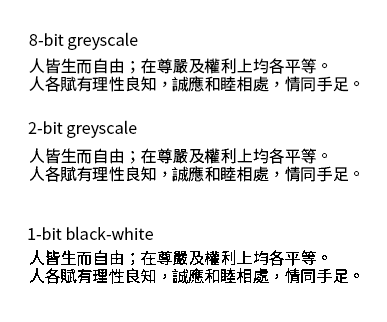
#> input picture spatial_transformation/2.png, 387 x 322 px
$ python HW1.py   (Python 2 division)
#> lines starting #> are read from the running program, lines starting #| are printed output that depends on the picture
from PIL import Image
import numpy as np
from numpy import *
import matplotlib.pyplot as plt
import math

# shear function
# [22 lines left out: function shear, not called in this run]
	# img.show()

# rotation function
def rotation(theta):
	global img_o # origional image
	global img
	col,row = img_o.size
	# rotation matrix
	r = np.array([[np.cos(np.deg2rad(theta)), -np.sin(np.deg2rad(theta))],
				  [np.sin(np.deg2rad(theta)),np.cos(np.deg2rad(theta))]])
	# inverse rotation matrix
	ri = np.linalg.inv(r)

	c_col = math.floor(col/2) # centrol column of image
	c_row = math.floor(row/2) # centrol row of image
	newImage_list = np.empty((row, col),dtype=np.uint8)

	for i in range(0,row):
	    for j in range(0,col):
	    	i1 = i - c_row # distance between every pixel and centrol
	    	j1 = j - c_col # distance between every pixel and centrol
	    	m = [j1, i1]
	    	c = np.dot(m,ri)
	    	i1 = round((c[1] + c_row),0)
	    	j1 = round((c[0] + c_col),0)
	    	if j1+dh >= col or j1+dh < 0 or i1+dv >= row or i1+dv < 0:
	    		newImage_list[i][j] = 0
	    	else:
	    		newImage_list[i][j] = img.getpixel((j1+dh,i1+dv))
	img = Image.fromarray(newImage_list)
	# img.show()

# translation function
# [142 lines left out: functions translation, bicubic, bilinear, nearest_neighbor, s, not called in this run]

img_o = Image.open("2.png").convert('L')#read image
col,row = img_o.size #image size
#> col = 387; row = 322
dv = 0 #sum of translation negative height
dh = 0 #sum of translation negative horizontal move
newImage_list = np.empty((row, col),dtype=np.uint8)
img = img_o
# translation(100,100) # translation(v,h)
# shear(0,0.3) # shear(v,h)
rotation(25) # rotation(theta)
#> after the loop in rotation, `for i in range(0,row):`:
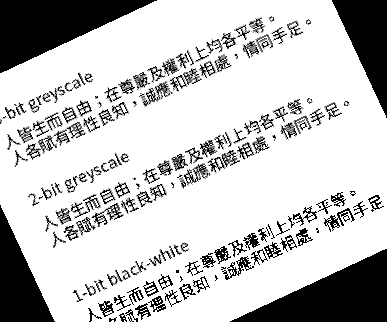
#> newImage_list: shape (322, 387); min 0, max 255, mean 197
# bicubic(0.3) # bicubic(factor)
# bilinear(0.3) # bilinear(factor)
# nearest_neighbor(1.3) # nearest_neighbor(factor)

img.save('2_output.png')

$ run again, with spatial_transformation/1.jpg saved as spatial_transformation/2.png
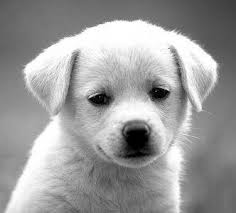
#> input picture spatial_transformation/1.jpg, 236 x 213 px
#> after the loop in rotation, `for i in range(0,row):`:
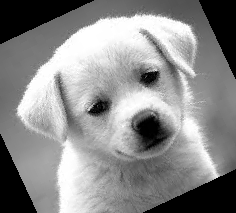
#> newImage_list: shape (213, 236); min 0, max 255, mean 138.4
